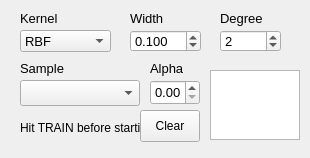
<?xml version="1.0" encoding="UTF-8"?>
<ui version="4.0">
 <class>ParametersMVM</class>
 <widget class="QWidget" name="ParametersMVM">
  <property name="geometry">
   <rect>
    <x>0</x>
    <y>0</y>
    <width>310</width>
    <height>158</height>
   </rect>
  </property>
  <property name="windowTitle">
   <string>Form</string>
  </property>
  <widget class="QLabel" name="label_3">
   <property name="geometry">
    <rect>
     <x>130</x>
     <y>10</y>
     <width>50</width>
     <height>16</height>
    </rect>
   </property>
   <property name="font">
    <font>
     <pointsize>10</pointsize>
    </font>
   </property>
   <property name="text">
    <string>Width</string>
   </property>
  </widget>
  <widget class="QSpinBox" name="kernelDegSpin">
   <property name="geometry">
    <rect>
     <x>220</x>
     <y>30</y>
     <width>61</width>
     <height>22</height>
    </rect>
   </property>
   <property name="font">
    <font>
     <pointsize>10</pointsize>
    </font>
   </property>
   <property name="toolTip">
    <string>Degree of the kernel polynomial
(Polynomial only)</string>
   </property>
   <property name="minimum">
    <number>1</number>
   </property>
   <property name="value">
    <number>2</number>
   </property>
  </widget>
  <widget class="QLabel" name="label_2">
   <property name="geometry">
    <rect>
     <x>20</x>
     <y>10</y>
     <width>91</width>
     <height>16</height>
    </rect>
   </property>
   <property name="font">
    <font>
     <pointsize>10</pointsize>
    </font>
   </property>
   <property name="text">
    <string>Kernel</string>
   </property>
  </widget>
  <widget class="QLabel" name="label_4">
   <property name="geometry">
    <rect>
     <x>20</x>
     <y>60</y>
     <width>61</width>
     <height>16</height>
    </rect>
   </property>
   <property name="font">
    <font>
     <pointsize>10</pointsize>
    </font>
   </property>
   <property name="text">
    <string>Sample</string>
   </property>
  </widget>
  <widget class="QDoubleSpinBox" name="kernelWidthSpin">
   <property name="geometry">
    <rect>
     <x>130</x>
     <y>30</y>
     <width>71</width>
     <height>22</height>
    </rect>
   </property>
   <property name="font">
    <font>
     <pointsize>10</pointsize>
    </font>
   </property>
   <property name="toolTip">
    <string>Width of the kernel (gamma)
RBF and Polynomial only</string>
   </property>
   <property name="decimals">
    <number>3</number>
   </property>
   <property name="minimum">
    <double>0.001000000000000</double>
   </property>
   <property name="singleStep">
    <double>0.010000000000000</double>
   </property>
   <property name="value">
    <double>0.100000000000000</double>
   </property>
  </widget>
  <widget class="QLabel" name="label_21">
   <property name="geometry">
    <rect>
     <x>220</x>
     <y>10</y>
     <width>50</width>
     <height>16</height>
    </rect>
   </property>
   <property name="font">
    <font>
     <pointsize>10</pointsize>
    </font>
   </property>
   <property name="text">
    <string>Degree</string>
   </property>
  </widget>
  <widget class="QComboBox" name="kernelTypeCombo">
   <property name="geometry">
    <rect>
     <x>20</x>
     <y>30</y>
     <width>91</width>
     <height>22</height>
    </rect>
   </property>
   <property name="font">
    <font>
     <pointsize>10</pointsize>
    </font>
   </property>
   <property name="toolTip">
    <string>kernel function</string>
   </property>
   <property name="currentIndex">
    <number>2</number>
   </property>
   <item>
    <property name="text">
     <string>Linear</string>
    </property>
   </item>
   <item>
    <property name="text">
     <string>Polynomial</string>
    </property>
   </item>
   <item>
    <property name="text">
     <string>RBF</string>
    </property>
   </item>
  </widget>
  <widget class="QDoubleSpinBox" name="alphaSpin">
   <property name="geometry">
    <rect>
     <x>150</x>
     <y>80</y>
     <width>50</width>
     <height>25</height>
    </rect>
   </property>
   <property name="font">
    <font>
     <pointsize>10</pointsize>
    </font>
   </property>
   <property name="minimum">
    <double>0.000000000000000</double>
   </property>
   <property name="singleStep">
    <double>0.100000000000000</double>
   </property>
  </widget>
  <widget class="QLabel" name="label_5">
   <property name="geometry">
    <rect>
     <x>150</x>
     <y>60</y>
     <width>61</width>
     <height>16</height>
    </rect>
   </property>
   <property name="font">
    <font>
     <pointsize>10</pointsize>
    </font>
   </property>
   <property name="text">
    <string>Alpha</string>
   </property>
  </widget>
  <widget class="QComboBox" name="samplesCombo">
   <property name="geometry">
    <rect>
     <x>20</x>
     <y>80</y>
     <width>120</width>
     <height>26</height>
    </rect>
   </property>
   <property name="font">
    <font>
     <pointsize>9</pointsize>
    </font>
   </property>
  </widget>
  <widget class="QPushButton" name="clearAlphaButton">
   <property name="geometry">
    <rect>
     <x>140</x>
     <y>110</y>
     <width>60</width>
     <height>32</height>
    </rect>
   </property>
   <property name="font">
    <font>
     <pointsize>9</pointsize>
    </font>
   </property>
   <property name="text">
    <string>Clear</string>
   </property>
  </widget>
  <widget class="QListWidget" name="alphaList">
   <property name="geometry">
    <rect>
     <x>210</x>
     <y>70</y>
     <width>90</width>
     <height>70</height>
    </rect>
   </property>
   <property name="font">
    <font>
     <pointsize>8</pointsize>
    </font>
   </property>
  </widget>
  <widget class="QLabel" name="statusLabel">
   <property name="geometry">
    <rect>
     <x>20</x>
     <y>120</y>
     <width>120</width>
     <height>16</height>
    </rect>
   </property>
   <property name="font">
    <font>
     <pointsize>9</pointsize>
    </font>
   </property>
   <property name="text">
    <string>Hit TRAIN before starting</string>
   </property>
  </widget>
 </widget>
 <resources/>
 <connections/>
</ui>
